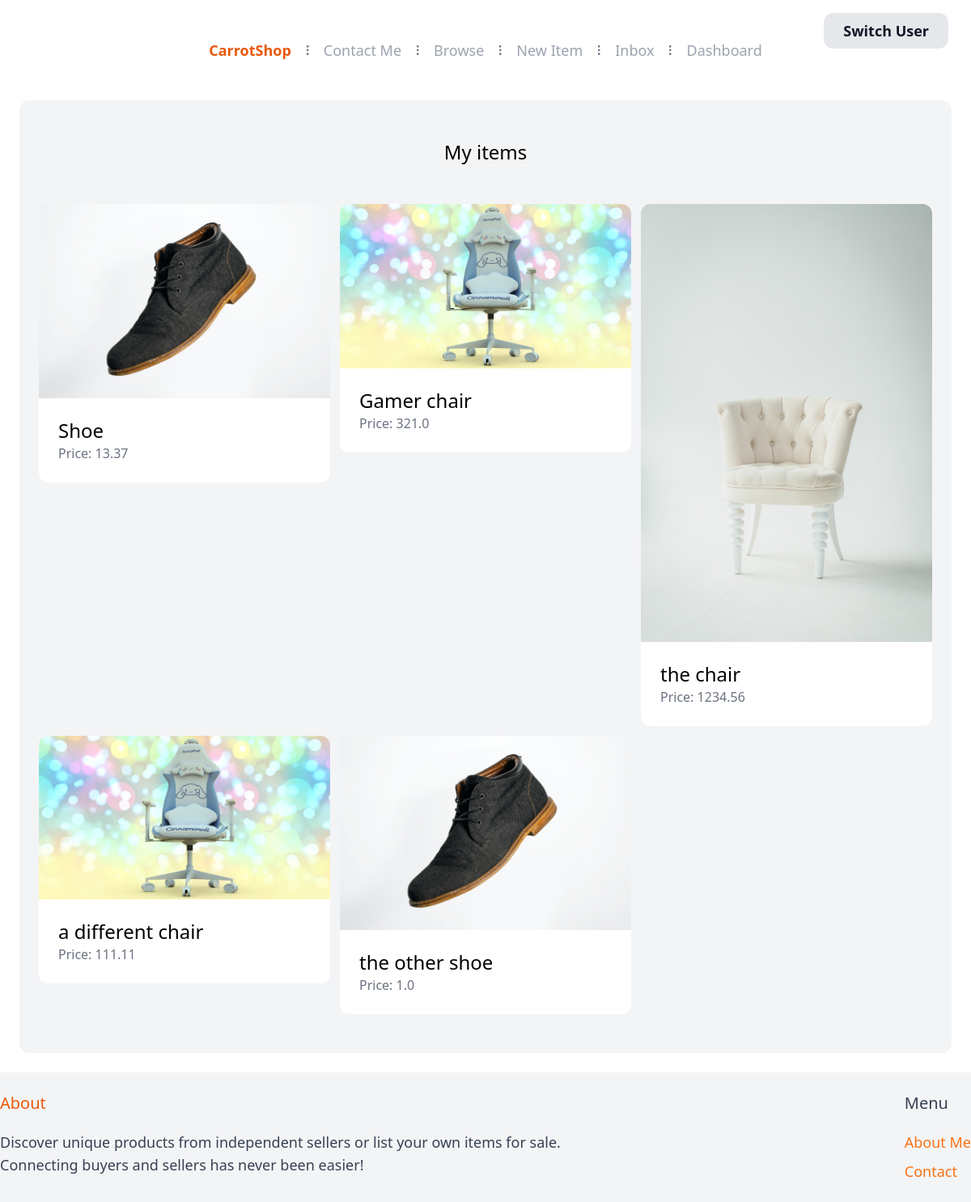
The page /dashboard/ (signed in) on the database its author committed.
### item/models.py (models this page shows, shortened)
class Item(models.Model):
    category = models.ForeignKey(Category, related_name='item', on_delete=models.CASCADE)
    name = models.CharField(max_length=255)
    description = models.TextField(blank=True, null=True)
    price = models.FloatField()
    image = models.ImageField(upload_to='item_images', blank=True, null=True)
    is_sold = models.BooleanField(default=False)
    created_by = models.ForeignKey(User, related_name='items', on_delete=models.CASCADE)
    created_at = models.DateTimeField(auto_now_add=True)

### dashboard/views.py (the view)
# urls.py: path('', views.index, name='index'),
@login_required
def index(request):
    items = Item.objects.filter(created_by=request.user)
    return render(request, 'dashboard/index.html', {
        'items': items,
    })

### dashboard/templates/dashboard/index.html
{% extends 'core/base.html' %} {%block title%}Dashboard{%endblock%} {%block content %}
<div class="mt-6 px-6 py-12 bg-gray-100 rounded-xl">
  <h2 class="mb-12 text-2xl text-center">My items</h2>
  <div class="grid grid-cols-3 gap-3">
    {%for item in items%}
    <div>
      <a href="{% url 'item:detail' item.id %}">
        <div>
          <img src="{{ item.image.url }}" class="rounded-t-xl" />
        </div>
        <div class="p-6 bg-white rounded-b-xl">
          <h2 class="text-2xl">{{ item.name }}</h2>
          <p class="text-gray-500">Price: {{ item.price }}</p>
        </div>
      </a>
    </div>
    {%endfor%}
  </div>
</div>
{% endblock %}

### rows shown on the page
Item: image (picture), name "Shoe", price "13.37"
Item: image (picture), name "Gamer chair", price "321.0"
Item: image (picture), name "the chair", price "1234.56"
Item: image (picture), name "a different chair", price "111.11"
Item: image (picture), name "the other shoe", price "1.0"
